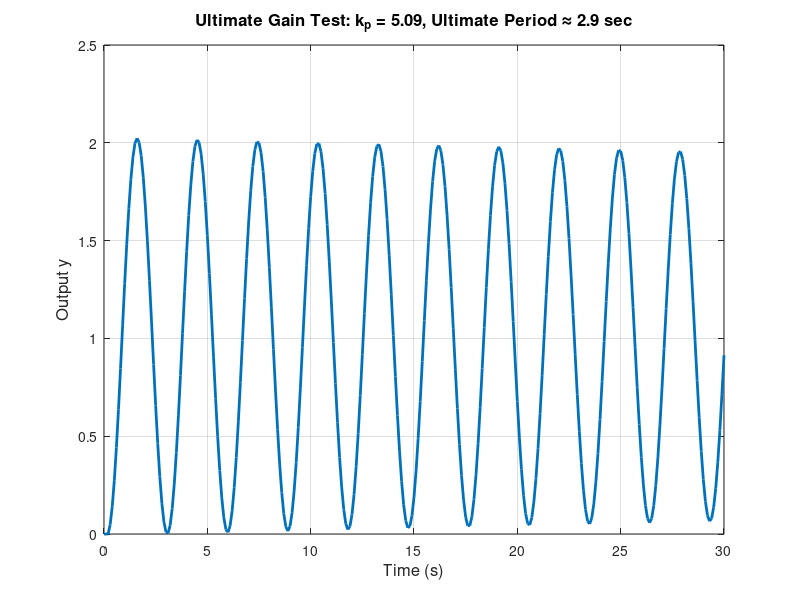

Here is the MATLAB script that generated this plot:
%%%% calculation of ultimate gain and time period 
%%%% tf = exp(-0.2s)/(s(s+1))

clc; clear all;

h = 0.1;
t = 0:h:30;
y = zeros(1,length(t));
u = zeros(1,length(t));
e = zeros(1,length(t));
x = zeros(1,length(t));

r = 1;                          % Setpoint
y(1) = 0;
x(1) = 0;
e(1) = r - y(1);

% Ultimate gain for this process
kp = 5.09;                       % Found by trial

u(1) = kp * e(1);

% First-order dynamics
F_xy = @(x) -x;

for i = 1:2
    k_1 = F_xy(x(i));
    k_2 = F_xy(x(i) + 0.5*h*k_1);
    k_3 = F_xy(x(i) + 0.5*h*k_2);
    k_4 = F_xy(x(i) + k_3*h);
    
    x(i+1) = x(i) + (1/6)*(k_1 + 2*k_2 + 2*k_3 + k_4)*h;
    y(i+1) = y(i) + h*x(i+1);
    e(i+1) = 1 - y(i+1);
    u(i+1) = kp * e(i+1);
end

% System dynamics
F_xy = @(u,x) u - x;

for i = 3:length(t)
    k_1 = F_xy(u(i-2), x(i));
    k_2 = F_xy(u(i-2) + 0.5*h, x(i) + 0.5*h*k_1);
    k_3 = F_xy(u(i-2) + 0.5*h, x(i) + 0.5*h*k_2);
    k_4 = F_xy(u(i-2) + h, x(i) + k_3*h);
    
    x(i+1) = x(i) + (1/6)*(k_1 + 2*k_2 + 2*k_3 + k_4)*h;
    y(i+1) = y(i) + h*x(i+1);
    e(i+1) = 1 - y(i+1);
    u(i+1) = kp * e(i+1);
end

z = y(1:301);
plot(t, z, 'LineWidth', 2);
xlabel('Time (s)', 'FontSize', 12);
ylabel('Output y', 'FontSize', 12);
title('Ultimate Gain Test: k_p = 5.09, Ultimate Period ≈ 2.9 sec', 'FontSize', 12);
grid on;

fprintf('Ultimate Gain (Ku) = %.2f\n', kp);
